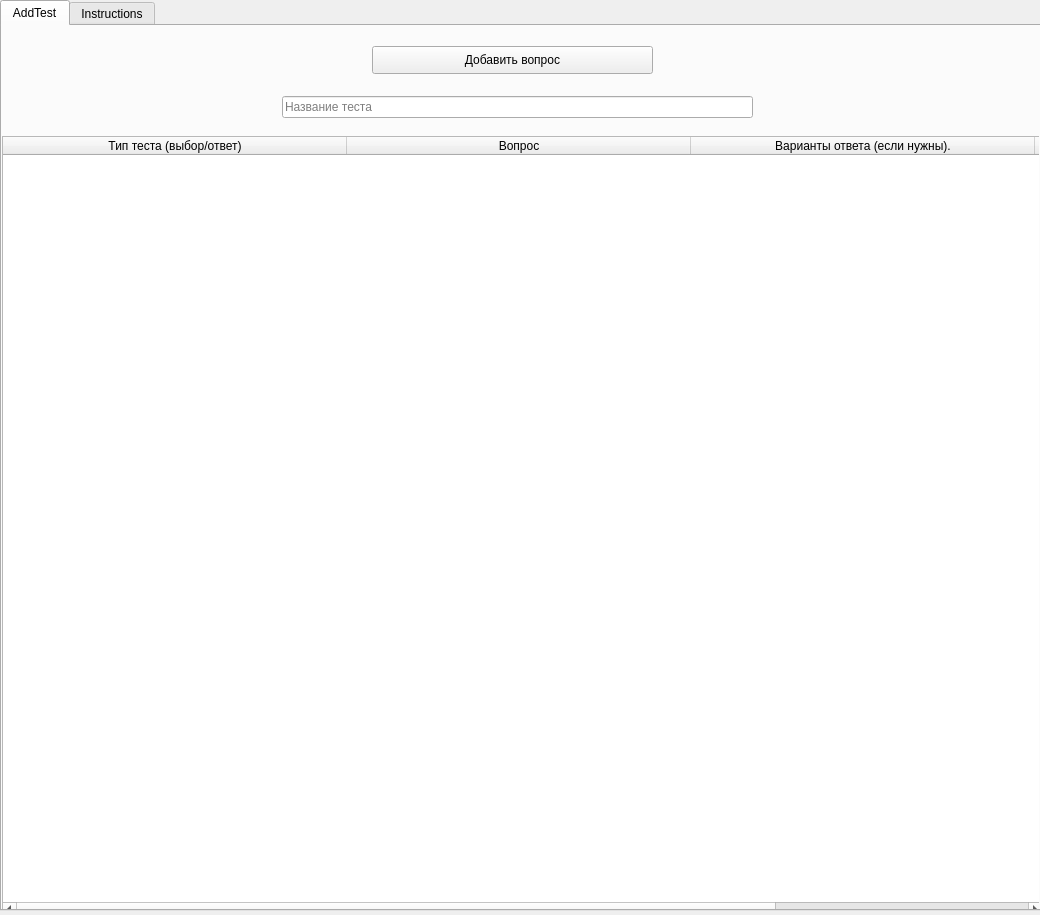
<?xml version="1.0" encoding="UTF-8"?>
<ui version="4.0">
 <class>Form</class>
 <widget class="QWidget" name="Form">
  <property name="geometry">
   <rect>
    <x>0</x>
    <y>0</y>
    <width>1040</width>
    <height>915</height>
   </rect>
  </property>
  <property name="windowTitle">
   <string>Form</string>
  </property>
  <widget class="QTabWidget" name="tabWidget">
   <property name="geometry">
    <rect>
     <x>0</x>
     <y>0</y>
     <width>1041</width>
     <height>911</height>
    </rect>
   </property>
   <property name="currentIndex">
    <number>0</number>
   </property>
   <widget class="QWidget" name="tab">
    <attribute name="title">
     <string>AddTest</string>
    </attribute>
    <widget class="QPushButton" name="addQuestionButton">
     <property name="geometry">
      <rect>
       <x>370</x>
       <y>20</y>
       <width>281</width>
       <height>28</height>
      </rect>
     </property>
     <property name="text">
      <string>Добавить вопрос</string>
     </property>
    </widget>
    <widget class="QLineEdit" name="testEdit">
     <property name="geometry">
      <rect>
       <x>280</x>
       <y>70</y>
       <width>471</width>
       <height>22</height>
      </rect>
     </property>
     <property name="placeholderText">
      <string>Название теста</string>
     </property>
    </widget>
    <widget class="QTableWidget" name="testAddTable">
     <property name="geometry">
      <rect>
       <x>0</x>
       <y>110</y>
       <width>1041</width>
       <height>781</height>
      </rect>
     </property>
     <attribute name="horizontalHeaderCascadingSectionResizes">
      <bool>false</bool>
     </attribute>
     <attribute name="horizontalHeaderDefaultSectionSize">
      <number>344</number>
     </attribute>
     <attribute name="horizontalHeaderStretchLastSection">
      <bool>false</bool>
     </attribute>
     <column>
      <property name="text">
       <string>Тип теста (выбор/ответ)</string>
      </property>
     </column>
     <column>
      <property name="text">
       <string>Вопрос</string>
      </property>
     </column>
     <column>
      <property name="text">
       <string>Варианты ответа (если нужны).</string>
      </property>
     </column>
     <column>
      <property name="text">
       <string>Правильный ответ</string>
      </property>
     </column>
    </widget>
   </widget>
   <widget class="QWidget" name="tab_2">
    <attribute name="title">
     <string>Instructions</string>
    </attribute>
   </widget>
  </widget>
 </widget>
 <resources/>
 <connections/>
</ui>
